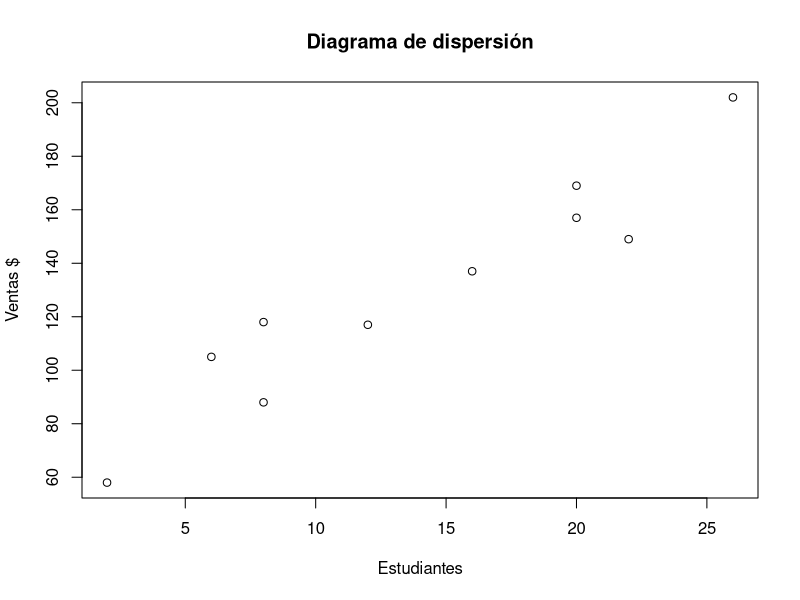
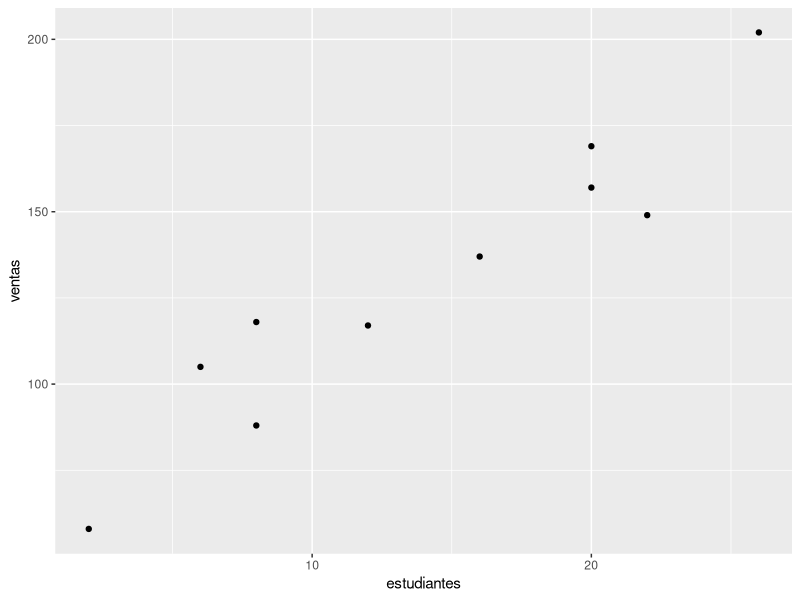
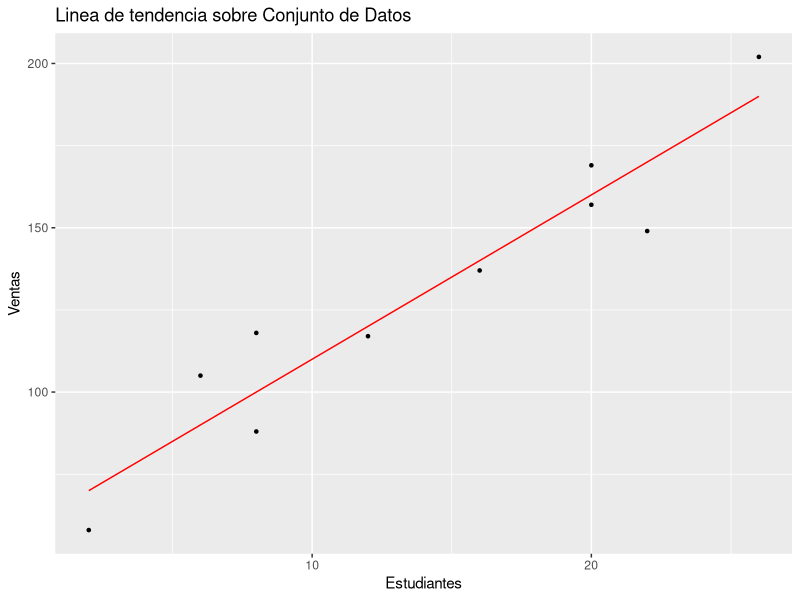

Here is the R script that generated these plots, in order:
library(ggplot2) # Para gráficas
library(stats) # Para regresion lineal


restaurantes <- c(1:10)
estudiantes <- c(2,6,8,8,12,16,20,20,22,26)
ventas <- c(58,105,88,118,117,137,157,169,149,202)

datos <- data.frame(restaurantes,estudiantes,ventas)
datos

plot(datos$estudiantes, datos$ventas,
     xlab = "Estudiantes",
     ylab = "Ventas $",
     main = "Diagrama de dispersión")

ggplot(datos, aes(estudiantes, ventas))   +   geom_point()

#ggplot(data = datos) + 
#  geom_point(mapping = aes(x = estudiantes, y = ventas))
modelo<-lm(ventas ~ estudiantes, datos) 
modelo


y_predict <- predict(modelo, datos)

ggplot() + geom_point(data = datos, aes(x = estudiantes, y = ventas), size = 0.9) +
  geom_line(aes( x = datos$estudiantes, y = y_predict), color = "red") +
  xlab("Estudiantes") + 
  ylab("Ventas") + 
  ggtitle("Linea de tendencia sobre Conjunto de Datos")


a.coef.intercepcion = modelo$coefficients[1]
b.pendiente = modelo$coefficients[2]
y.prediccion <- a.coef.intercepcion + b.pendiente * c(16, 32, 64, 96)
# Las predicciones son:
y.prediccion

cor(datos$estudiantes, datos$ventas)
